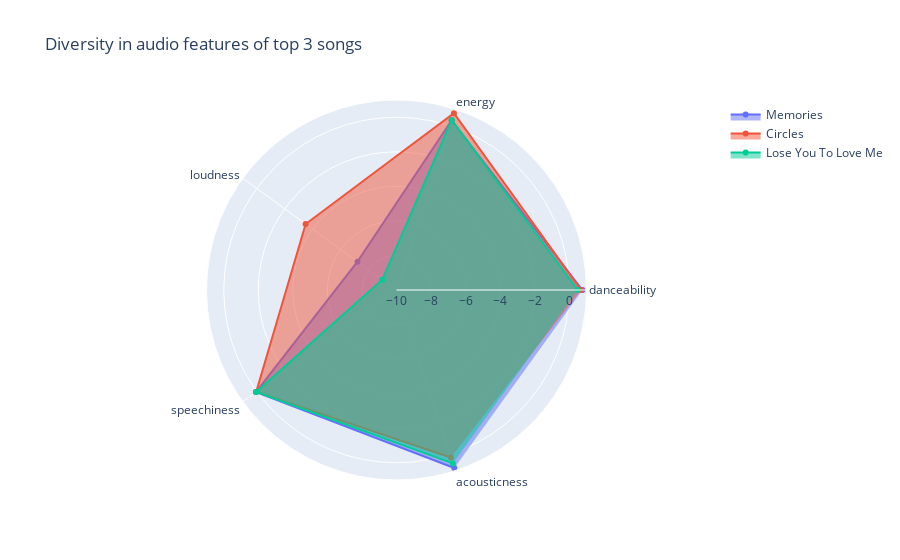

The cell this chart's notebook holds for it:
### Code cell
import plotly.graph_objects as go

categories = ['danceability','energy',
              'loudness', 'speechiness', 'acousticness']

fig = go.Figure()

fig.add_trace(go.Scatterpolar(
      r=[0.764,0.320,-7.209,0.055,0.837],
      theta=categories,
      fill='toself',
      name='Memories'
))

fig.add_trace(go.Scatterpolar(
      r=[0.695,0.762,-3.497,0.040,0.192],
      theta=categories,
      fill='toself',
      name='Circles'
))


fig.add_trace(go.Scatterpolar(
      r=[0.488,0.343,-8.985,0.044,0.556],
      theta=categories,
      fill='toself',
      name='Lose You To Love Me'
))

fig.update_layout(
    title = "Diversity in audio features of top 3 songs",
    polar=dict(
    radialaxis=dict(
      visible=True,
      range=[-10, 1]
    )),
  showlegend=True)

fig.show()

### Figure 1 — Plotly figure (JSON) as saved in the notebook; plotly's stock layout.template omitted (floating-point values rounded to 4 significant figures)
{"data": [{"fill": "toself", "name": "Memories", "r": [0.764, 0.32, -7.209, 0.055, 0.837], "theta": ["danceability", "energy", "loudness", "speechiness", "acousticness"], "type": "scatterpolar"}, {"fill": "toself", "name": "Circles", "r": [0.695, 0.762, -3.497, 0.04, 0.192], "theta": ["danceability", "energy", "loudness", "speechiness", "acousticness"], "type": "scatterpolar"}, {"fill": "toself", "name": "Lose You To Love Me", "r": [0.488, 0.343, -8.985, 0.044, 0.556], "theta": ["danceability", "energy", "loudness", "speechiness", "acousticness"], "type": "scatterpolar"}], "layout": {"polar": {"radialaxis": {"range": [-10, 1], "visible": true}}, "showlegend": true, "title": {"text": "Diversity in audio features of top 3 songs"}}}
